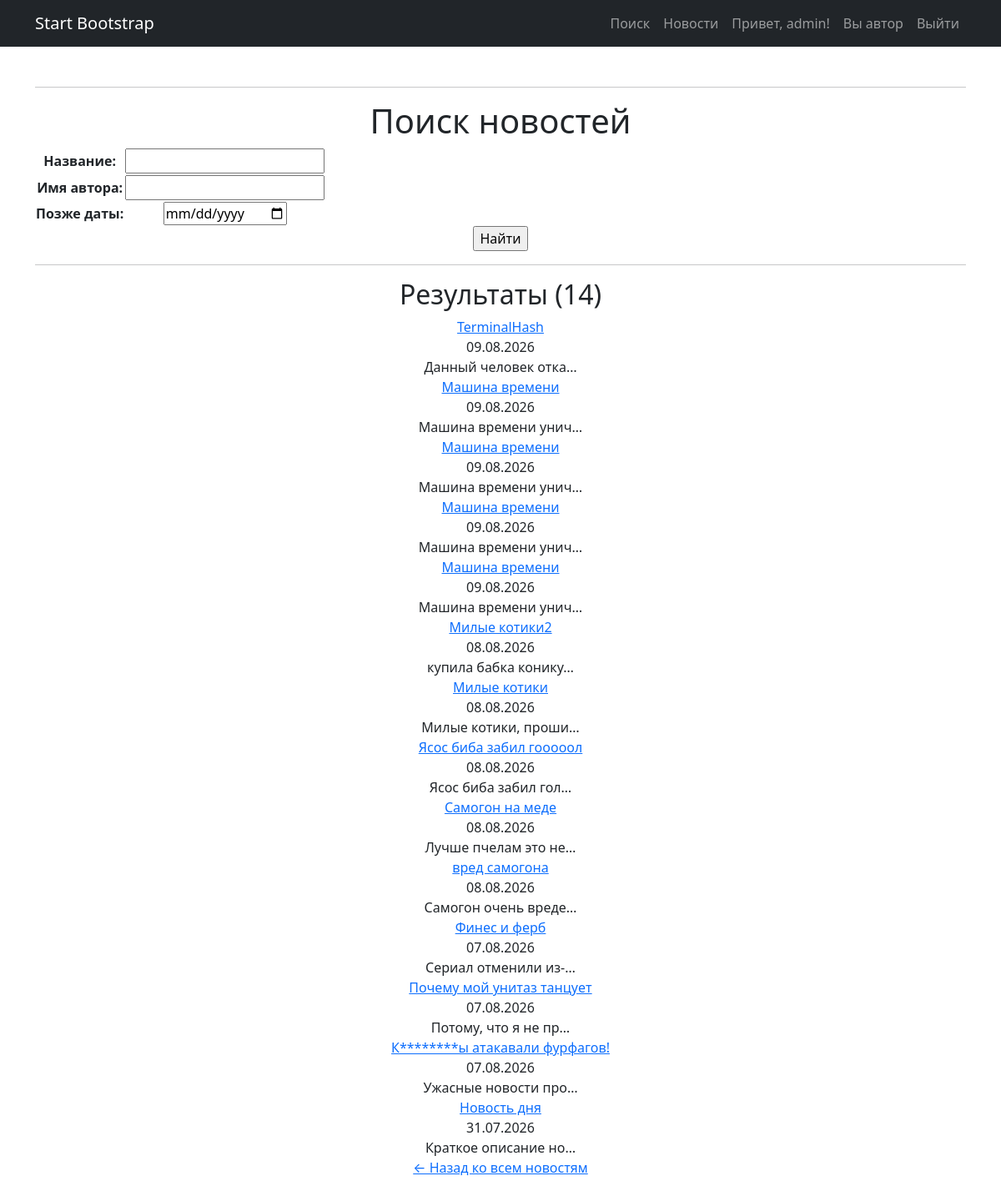
/news/search/ (signed in), run on the app's committed database.
### news/models.py (models this page shows, shortened)
class Post(models.Model):
    ARTICLE = 'AR'
    NEWS = 'NE'
    POST_TYPES = [
        (ARTICLE, 'Статья'),
        (NEWS, 'Новость'),
    ]
    author = models.ForeignKey(Author, on_delete=models.CASCADE)
    post_type = models.CharField(max_length=2, choices=POST_TYPES, default=ARTICLE)
    created_at = models.DateTimeField(auto_now_add=True)
    categories = models.ManyToManyField(Category, through='PostCategory')
    title = models.CharField(max_length=255)
    content = models.TextField()
    rating = models.IntegerField(default=0)

### news/views.py (the view)
# urls.py: path('search/', views.news_search, name='search'),
def news_search(request):
    posts = Post.objects.filter(post_type=Post.NEWS).order_by('-created_at')
    filter = PostFilter(request.GET, queryset=posts)
    context = {
        'filter': filter,
    }
    return render(request, 'news_search.html', context)

### news/templatetags/censor_filters.py (called while the page is built)
@register.filter(name='censor')
@stringfilter
def censor(value):
    if not isinstance(value, str):
        raise TypeError("Фильтр 'censor' применяется только к строкам")
    result = value
    for word in BAD_WORDS:
        variants = [word, word.capitalize()]
        for variant in variants:
            if variant in result:
                censored = variant[0] + '*' * (len(variant) - 1)
                result = result.replace(variant, censored)
    return result

### templates/news_search.html (shortened to what this page needs)
{% extends 'default.html' %}
{% load censor_filters %}
{% block content %}
    <h1>Поиск новостей</h1>
    <form method="get">
        <table>
            {{ filter.form.as_table }}
        </table>
        <input type="submit" value="Найти">
    </form>
    <hr>
    {% if filter.qs %}
        <h2>Результаты ({{ filter.qs|length }})</h2>
        {% for post in filter.qs %}
            <div class="post">
                <div class="post-title">
                    <a href="{% url 'news:detail' post.pk %}">
                        {{ post.title|censor }}
                    </a>
                </div>
                <div class="post-date">
                    {{ post.created_at|date:"d.m.Y" }}
                </div>
                <div class="post-text">
                    {{ post.content|censor|truncatechars:20 }}
                </div>
            </div>
        {% empty %}
            <p>Новостей не найдено.</p>
        {% endfor %}
    {% endif %}
    <p><a href="{% url 'news:list' %}">← Назад ко всем новостям</a></p>
{% endblock %}

### templates/default.html (shortened to what this page needs)
<!DOCTYPE html>
<html lang="en">
    <head>
        {% load static %}
        <link href="{% static 'css/styles.css' %}" rel="stylesheet" />
    </head>
    <body>
        <nav class="navbar navbar-expand-lg navbar-dark bg-dark">
            <div class="container">
                <a class="navbar-brand" href="#">Start Bootstrap</a>
                <div class="collapse navbar-collapse" id="navbarSupportedContent">
                    <ul class="navbar-nav ms-auto mb-2 mb-lg-0">
                        <li class="nav-item"><a class="nav-link" href="{% url 'news:search' %}">Поиск</a></li>
                        <li class="nav-item"><a class="nav-link" href="{% url 'news:list' %}">Новости</a></li>
                        {% if user.is_authenticated %}
                           <li class="nav-item"> <span class="nav-link">Привет, {{ user.username }}!</span></li>
                        {% if not 'authors' in user.groups.all|join:", "  %}
                            <li class="nav-item"><a class="nav-link" href="{% url 'protect:upgrade' %}">Стать автором</a></li>
                        {% else %}
                             <span class="nav-link">Вы автор</span>
                        {% endif %}
                            <li class="nav-item"><a class="nav-link" href="{% url 'account_logout' %}">Выйти</a></li>
                        {% else %}
                           <li class="nav-item"><a class="nav-link" href="{% url 'account_login' %}">Войти</a></li>
                           <li class="nav-item"><a class="nav-link" href="{% url 'account_signup' %}">Регистрация</a></li>
                        {% endif %}
                    </ul>
                </div>
            </div>
        </nav>
        <div class="container">
            <div class="text-center mt-5">
                <hr>
                {% block content %}{% endblock %}
            </div>
        </div>
    </body>
</html>

### data on the page
Post: title|censor "TerminalHash", created_at "09.08.2026", content|censor "Данный человек отка…"
Post: title|censor "Машина времени", created_at "09.08.2026", content|censor "Машина времени унич…"
Post: title|censor "Машина времени", created_at "09.08.2026", content|censor "Машина времени унич…"
Post: title|censor "Машина времени", created_at "09.08.2026", content|censor "Машина времени унич…"
Post: title|censor "Машина времени", created_at "09.08.2026", content|censor "Машина времени унич…"
Post: title|censor "Милые котики2", created_at "08.08.2026", content|censor "купила бабка конику…"
Post: title|censor "Милые котики", created_at "08.08.2026", content|censor "Милые котики, проши…"
Post: title|censor "Ясос биба забил гооооол", created_at "08.08.2026", content|censor "Ясос биба забил гол…"
Post: title|censor "Самогон на меде", created_at "08.08.2026", content|censor "Лучше пчелам это не…"
Post: title|censor "вред самогона", created_at "08.08.2026", content|censor "Самогон очень вреде…"
Post: title|censor "Финес и ферб", created_at "07.08.2026", content|censor "Сериал отменили из-…"
Post: title|censor "Почему мой унитаз танцует", created_at "07.08.2026", content|censor "Потому, что я не пр…"
Post: title|censor "К********ы атакавали фурфагов!", created_at "07.08.2026", content|censor "Ужасные новости про…"
Post: title|censor "Новость дня", created_at "31.07.2026", content|censor "Краткое описание но…"

### other printed values
{{ user.username }} "admin"
{{ filter.qs|length }} "14"
